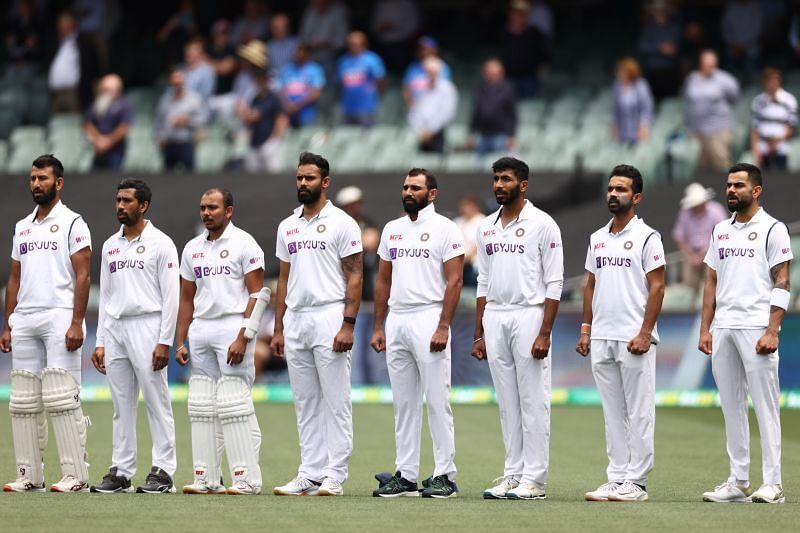
#> input picture Webcam Motion Detector/indian team.jpg, 800 x 533 px
$ python face.py
#> lines starting #> are read from the running program, lines starting #| are printed output that depends on the picture; after the words box and inside, x2 and y2 are one past the last pixel; in counts of white or black regions, pixels touching at a corner belong together
import cv2

face_cascade=cv2.CascadeClassifier("haarcascade_frontalface_default.xml")

img=cv2.imread("indian team.jpg")
#> img is the input picture: shape (533, 800, 3); mean B, G, R 129.5, 133, 134.3

gray_img=cv2.cvtColor(img,cv2.COLOR_BGR2GRAY)
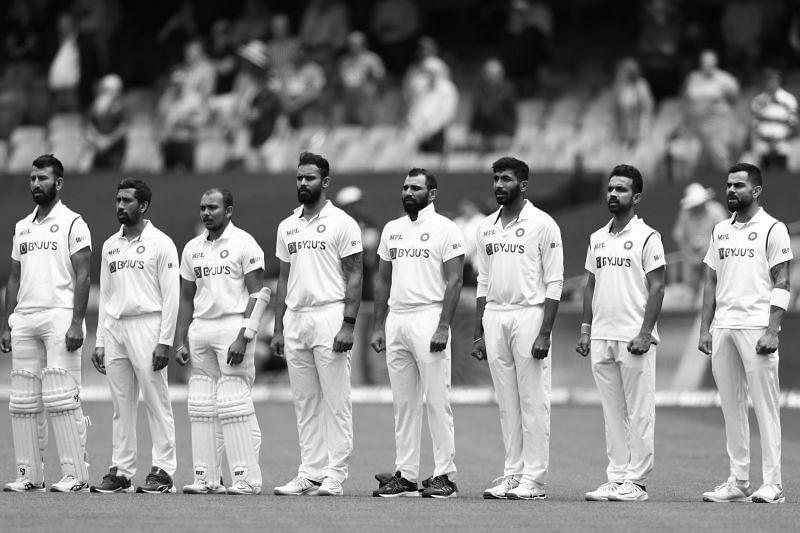
#> gray_img: shape (533, 800); min 0, max 255, mean 133

faces=face_cascade.detectMultiScale(gray_img,
scaleFactor=1.05,
minNeighbors=5)
#> faces = [[288, 167, 32, 32], [282, 341, 27, 27], [717, 172, 33, 33], [598, 177, 33, 33], [394, 176, 31, 31], [712, 281, 65, 65], [383, 279, 69, 69], [145, 61, 85, 85], [273, 274, 83, 83], [492, 211, 91, 91], [66, 278, 106, 106], [368, 308, 100, 100]]

for x,y,w,h in faces:
    img=cv2.rectangle(img,(x,y),(x+w,y+h),(255,0,0),3)
#> this loop made 12 passes
#> pass 1, `img=cv2.rectangle(img,(x,y),(x+w,y+h),(255,0,0),3)`:
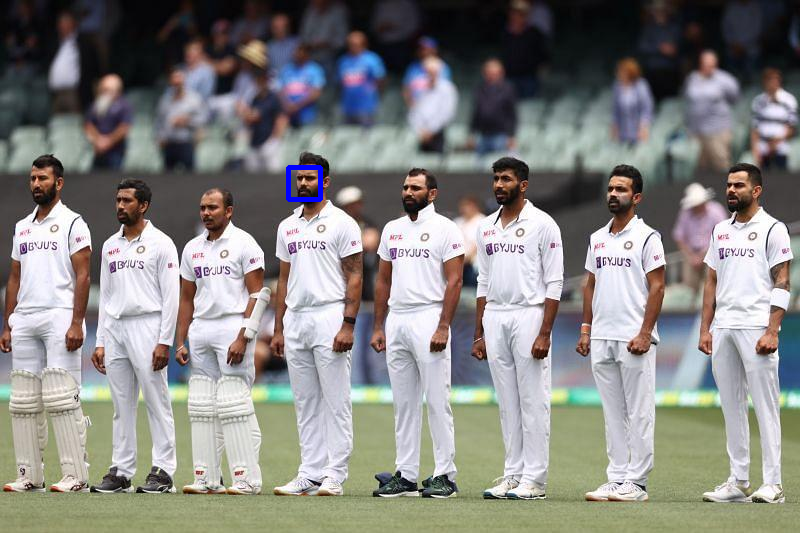
#> img: shape (533, 800, 3); 0.15% of pixels changed, all inside (x1, y1, x2, y2) = (286, 165, 323, 202)
#> pass 2, `img=cv2.rectangle(img,(x,y),(x+w,y+h),(255,0,0),3)`:
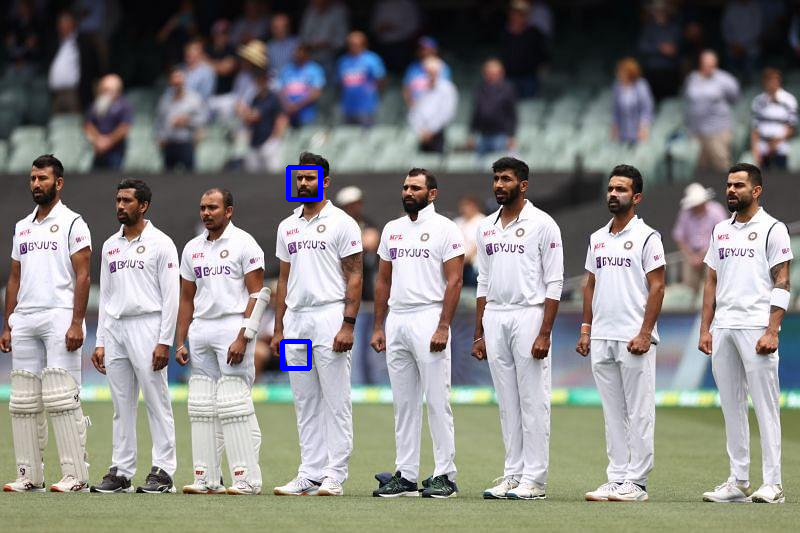
#> img: shape (533, 800, 3); 0.12% of pixels changed, all inside (x1, y1, x2, y2) = (280, 339, 312, 371)
#> pass 3, `img=cv2.rectangle(img,(x,y),(x+w,y+h),(255,0,0),3)`:
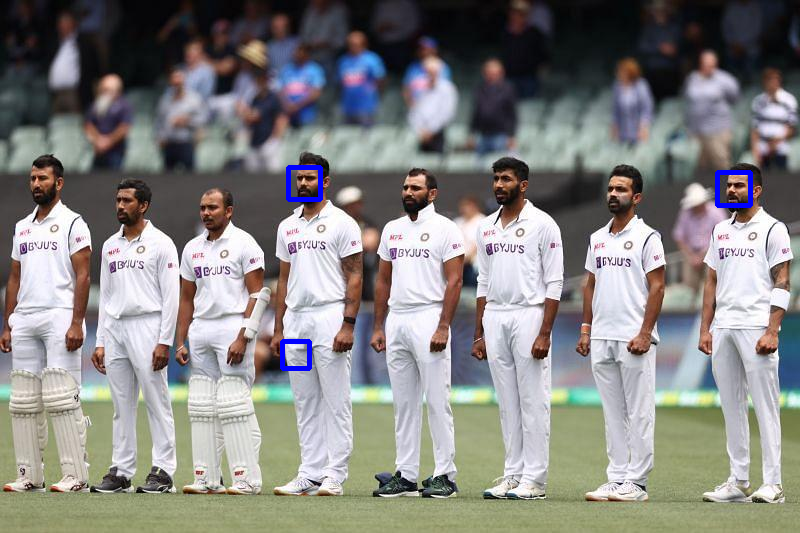
#> img: shape (533, 800, 3); 0.15% of pixels changed, all inside (x1, y1, x2, y2) = (715, 170, 753, 208)
#> after the loop:
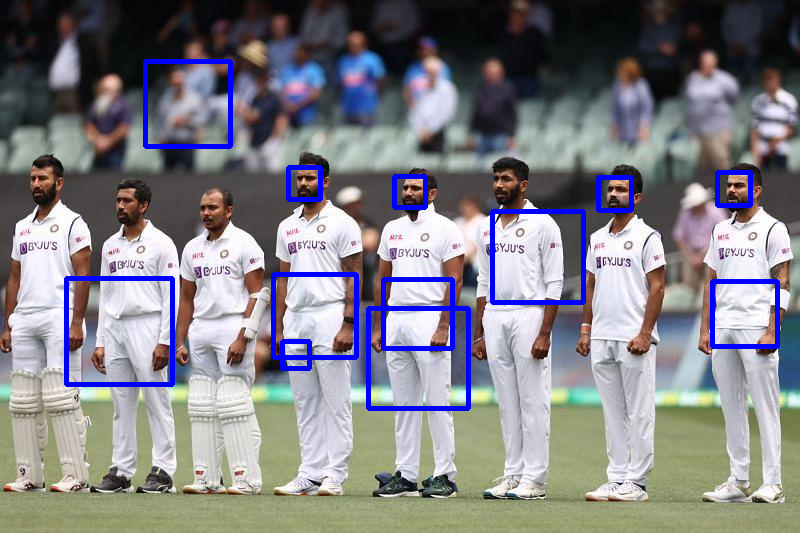
#> img: shape (533, 800, 3); 3.06% of pixels changed, all inside (x1, y1, x2, y2) = (64, 59, 780, 411)

#print(faces)pytho

re=cv2.resize(img,(int(img.shape[1]/3),int(img.shape[0]/3)))
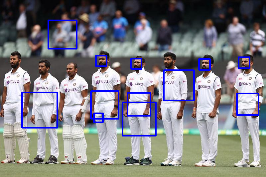
#> re: shape (177, 266, 3); mean B, G, R 133.5, 128.7, 129.8

cv2.imshow("Detector",re)
cv2.waitKey(0)
cv2.destroyAllWindows()
